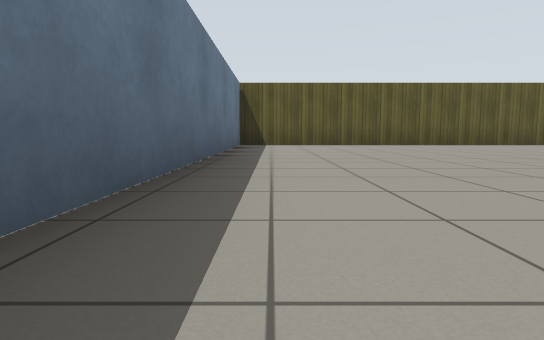
View 1 (above)

24 first-person views from a walk through a Gazebo world. The camera is 0.5 m above the floor, tilts 6° down and sees 75° across. The floor is counted in squares, 2 m on a side. Each view is taken from the middle of a square. On the plan, view 1 faces up. The plan holds only what a view shows up to about 9 squares ahead; the rest is blank. Gazebo's built-in surfaces are drawn with simple patterns.

View 2
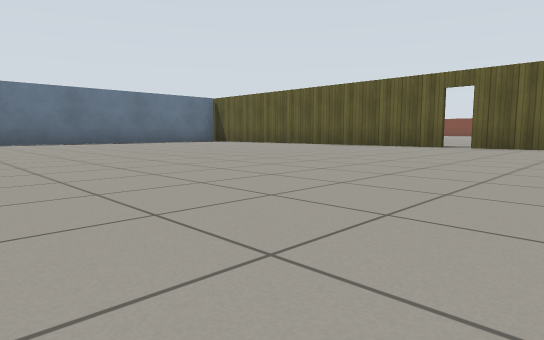

View 3
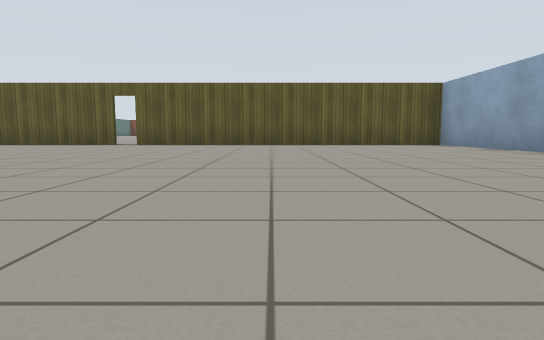

View 4
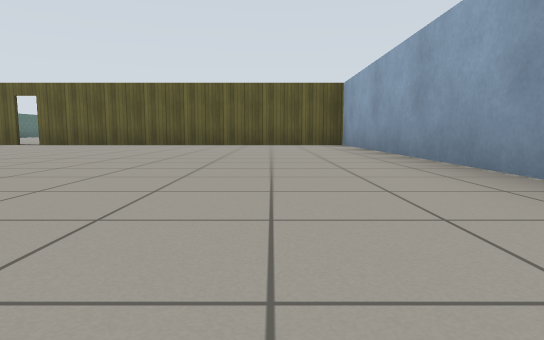

View 5
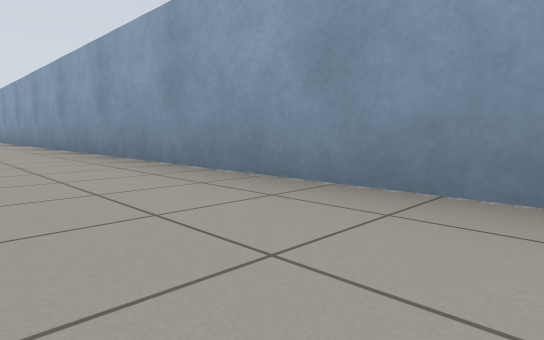

View 6
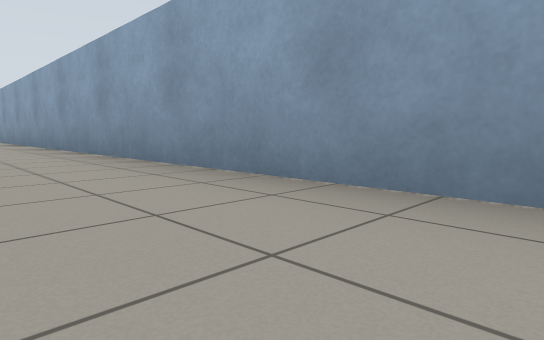

View 7
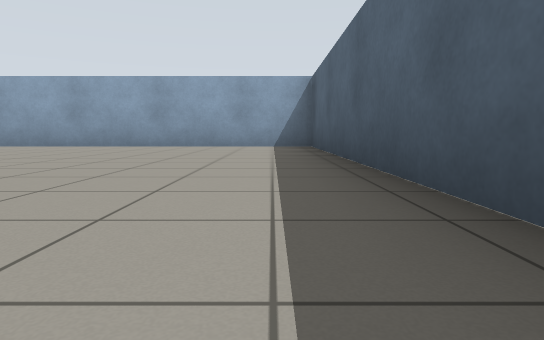

View 8
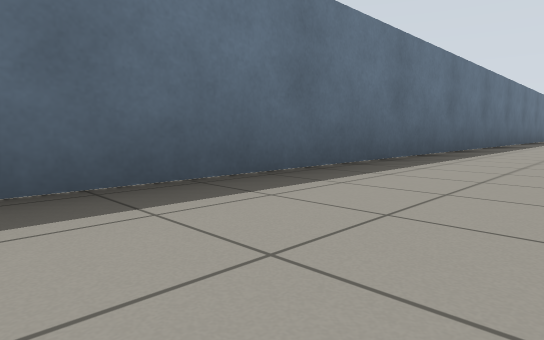

View 9
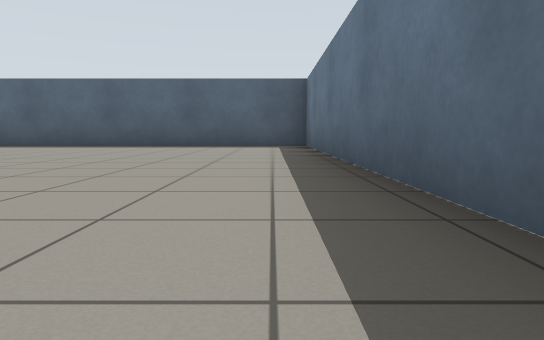

View 10
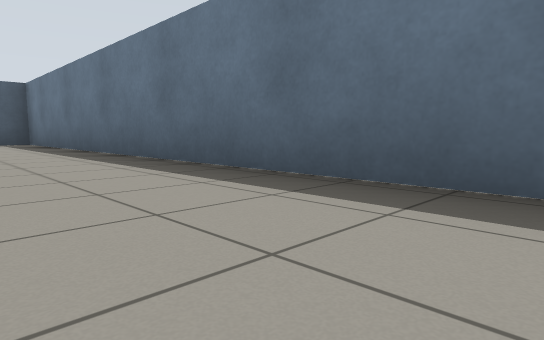

View 11
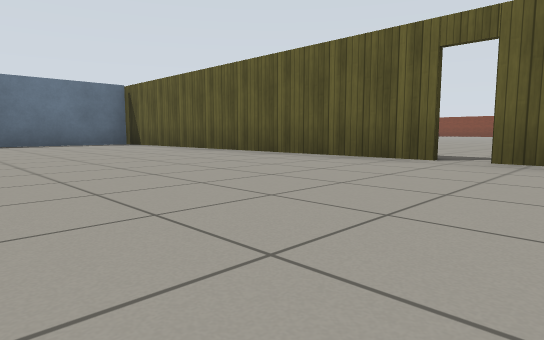

View 12
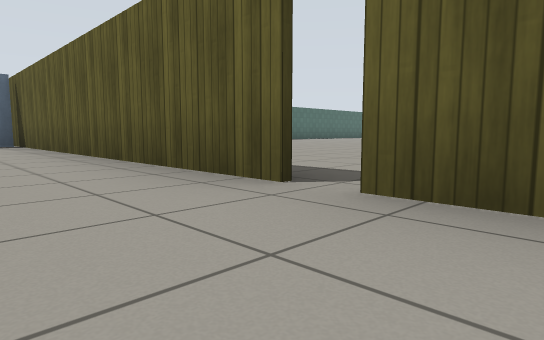

View 13
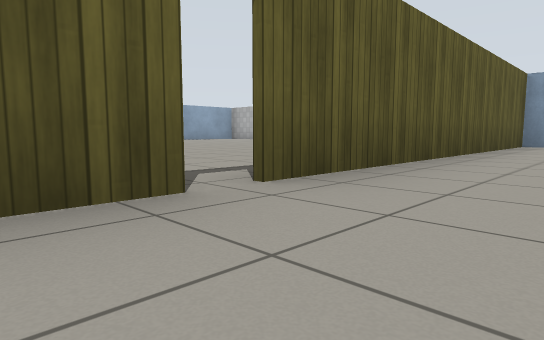

View 14
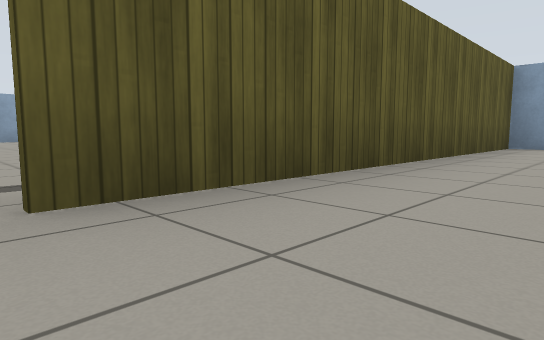

View 15
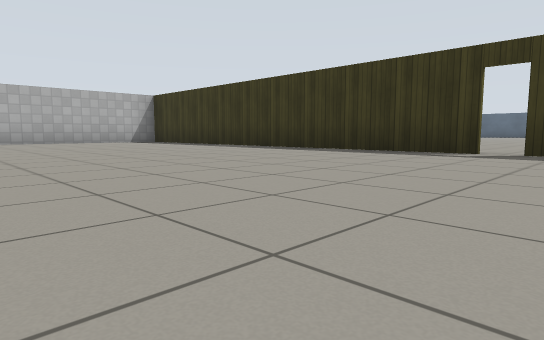

View 16
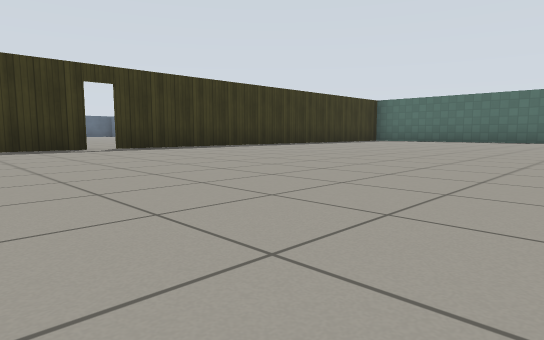

View 17
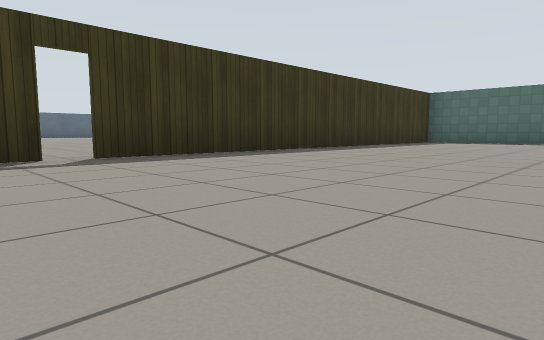

View 18
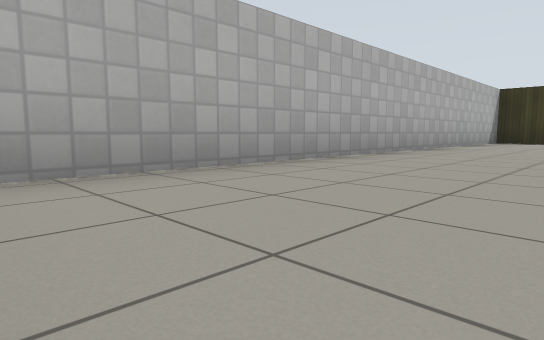

View 19
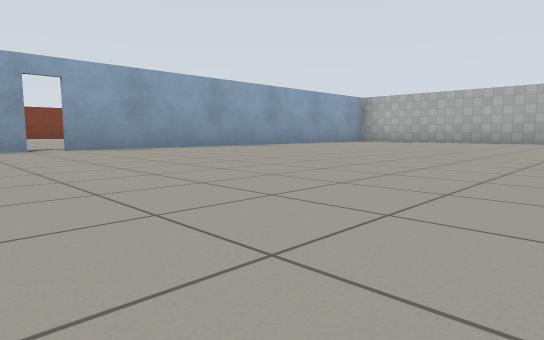

View 20
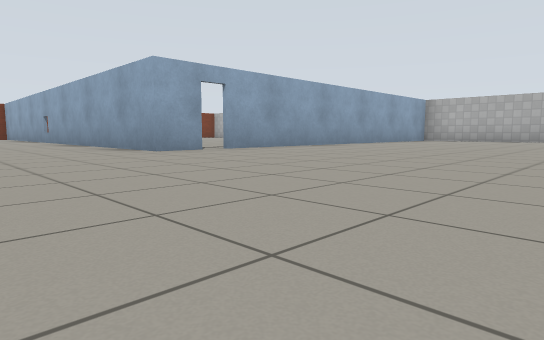

View 21
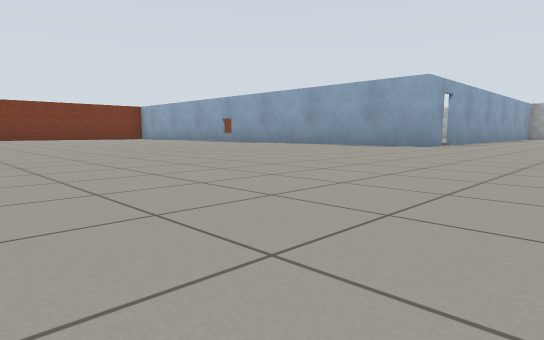

View 22
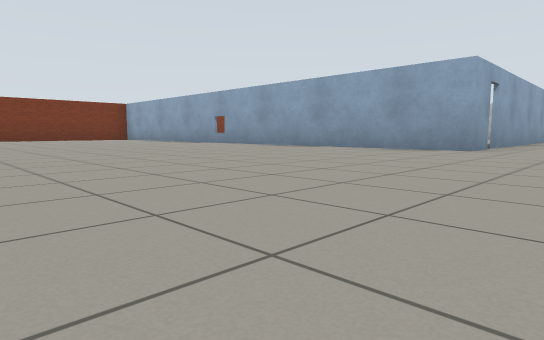

View 23
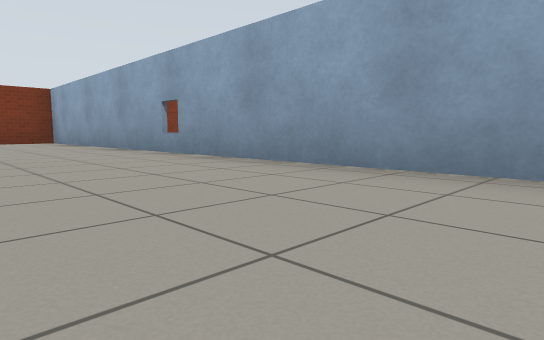

View 24
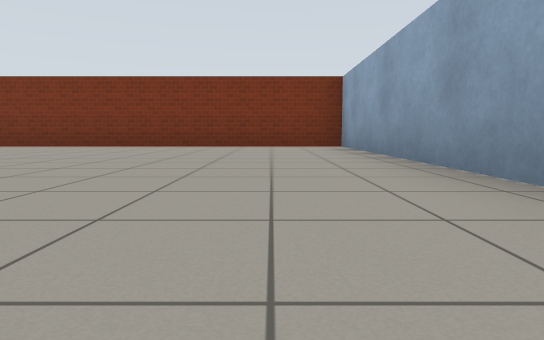

### Floor plan
Points are (right, up) in squares from view 1. A wall is a line through its corners. A room is listed if a view was taken in it or the views show most of it. See-through windows are left out.
Room 1 (views 1, 2, 3, 4, 5, 6, 7, 8, 9, 10, 11, 12, 13, 14)
walls: (5.9, 7.3) (-1.3, 7.3); (6.9, -9.7) (12.5, -9.7) (12.5, 7.3) (6.1, 7.3); (-0.7, 7.3) (-0.7, -9.7) (5.2, -9.7)
ways out: open door at (6, 7) to room 2
Room 2 (views 15, 16, 17, 18, 19, 20, 21, 22, 23, 24)
walls: (6.1, 17.5) (5.3, 17.5) (5.3, 28.5) (-1, 28.5); (-2.3, 11.6) (-2.3, 7.4) (5.9, 7.4); (12.5, 17.5) (6.4, 17.5); (6.1, 7.4) (14.2, 7.4) (14.2, 16.8)
ways out: open door at (6, 7) to room 1; open door at (6, 17.5)

Where each view was taken, in squares from view 1:
view 1: 0 up, 0 right, facing up
view 2: 1 up, 8 right, facing up-left
view 3: 0 up, 9 right, facing up
view 4: 0 up, 11 right, facing up
view 5: 5 down, 11 right, facing up-right
view 6: 8 down, 11 right, facing up-right
view 7: 9 down, 6 right, facing right
view 8: 6 down, 1 right, facing up-left
view 9: 3 down, 0 right, facing down
view 10: 1 down, 1 right, facing down-left
view 11: 4 up, 7 right, facing up-left
view 12: 6 up, 7 right, facing up-left
view 13: 6 up, 5 right, facing up-right
view 14: 6 up, 6 right, facing up-right
view 15: 12 up, 5 right, facing down-right
view 16: 13 up, 8 right, facing down-left
view 17: 11 up, 7 right, facing down-left
view 18: 17 up, 12 right, facing down-right
view 19: 12 up, 5 right, facing up-right
view 20: 13 up, 3 right, facing up-right
view 21: 15 up, 1 left, facing up-right
view 22: 16 up, 0 right, facing up-right
view 23: 19 up, 3 right, facing up-right
view 24: 22 up, 4 right, facing up
